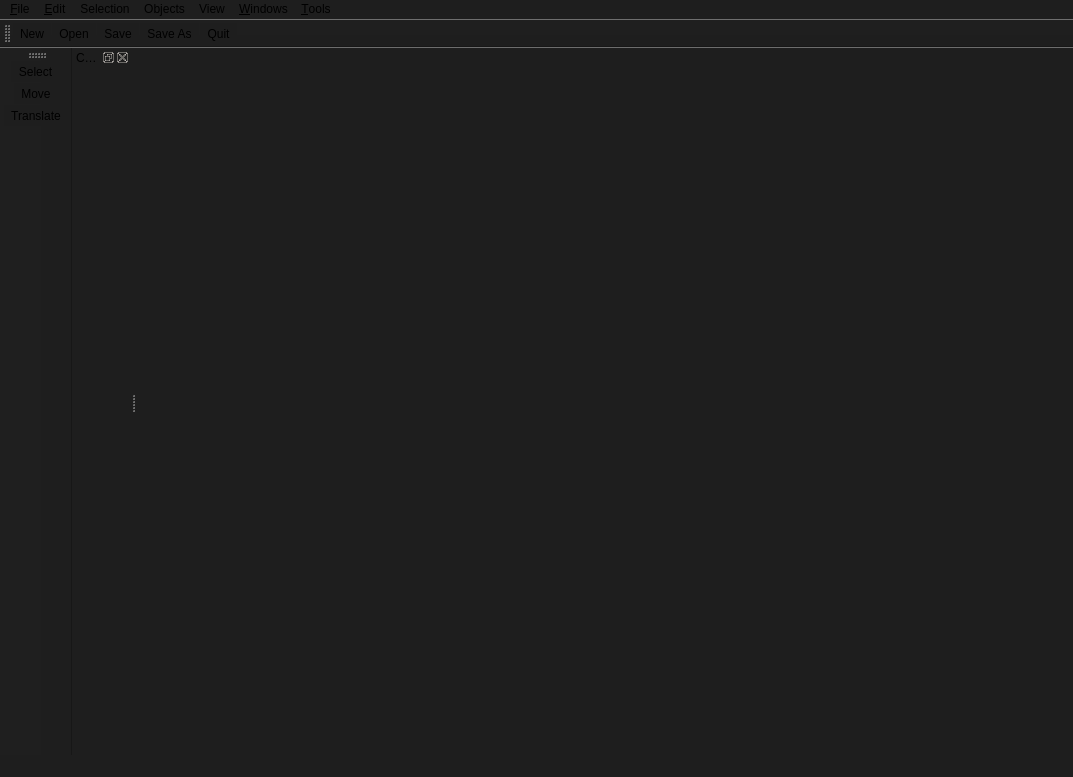
<?xml version="1.0" encoding="UTF-8"?>
<ui version="4.0">
 <class>MainWindow</class>
 <widget class="QMainWindow" name="MainWindow">
  <property name="geometry">
   <rect>
    <x>0</x>
    <y>0</y>
    <width>1073</width>
    <height>777</height>
   </rect>
  </property>
  <property name="minimumSize">
   <size>
    <width>972</width>
    <height>0</height>
   </size>
  </property>
  <property name="windowTitle">
   <string>Morph Editor</string>
  </property>
  <property name="windowIcon">
   <iconset resource="icons.qrc">
    <normaloff>:/toolbar/icons/qtOgitor.svg</normaloff>:/toolbar/icons/qtOgitor.svg</iconset>
  </property>
  <property name="autoFillBackground">
   <bool>false</bool>
  </property>
  <property name="styleSheet">
   <string notr="true">background:rgb(30, 30, 30)</string>
  </property>
  <property name="documentMode">
   <bool>false</bool>
  </property>
  <widget class="QWidget" name="centralWidget"/>
  <widget class="QMenuBar" name="menuBar">
   <property name="geometry">
    <rect>
     <x>0</x>
     <y>0</y>
     <width>1073</width>
     <height>25</height>
    </rect>
   </property>
   <property name="styleSheet">
    <string notr="true"/>
   </property>
   <widget class="QMenu" name="menuFile">
    <property name="title">
     <string>&amp;File</string>
    </property>
    <addaction name="actionNew"/>
    <addaction name="actionOpen"/>
    <addaction name="actionSave"/>
    <addaction name="actionSave_as"/>
    <addaction name="actionQuit"/>
   </widget>
   <widget class="QMenu" name="menuEdit">
    <property name="title">
     <string>&amp;Edit</string>
    </property>
    <addaction name="actionUndo"/>
    <addaction name="actionRedo"/>
    <addaction name="separator"/>
    <addaction name="actionCut"/>
    <addaction name="actionCopy"/>
    <addaction name="actionPaste"/>
    <addaction name="actionDelete"/>
    <addaction name="separator"/>
   </widget>
   <widget class="QMenu" name="menuSelection">
    <property name="title">
     <string>Selection</string>
    </property>
   </widget>
   <widget class="QMenu" name="menuObjects">
    <property name="title">
     <string>Objects</string>
    </property>
   </widget>
   <widget class="QMenu" name="menuView">
    <property name="title">
     <string>View</string>
    </property>
   </widget>
   <widget class="QMenu" name="menuTools">
    <property name="title">
     <string>&amp;Tools</string>
    </property>
    <addaction name="actionSelect"/>
    <addaction name="actionMove"/>
    <addaction name="actionTranslate"/>
   </widget>
   <widget class="QMenu" name="menuWindows">
    <property name="title">
     <string>&amp;Windows</string>
    </property>
    <addaction name="actionFull_Screen"/>
    <addaction name="actionShow_3D_Canvas"/>
   </widget>
   <addaction name="menuFile"/>
   <addaction name="menuEdit"/>
   <addaction name="menuSelection"/>
   <addaction name="menuObjects"/>
   <addaction name="menuView"/>
   <addaction name="menuWindows"/>
   <addaction name="menuTools"/>
  </widget>
  <widget class="QToolBar" name="mainToolBar">
   <property name="styleSheet">
    <string notr="true"/>
   </property>
   <property name="toolButtonStyle">
    <enum>Qt::ToolButtonIconOnly</enum>
   </property>
   <attribute name="toolBarArea">
    <enum>TopToolBarArea</enum>
   </attribute>
   <attribute name="toolBarBreak">
    <bool>false</bool>
   </attribute>
   <addaction name="actionNew"/>
   <addaction name="actionOpen"/>
   <addaction name="actionSave"/>
   <addaction name="actionSave_as"/>
   <addaction name="actionQuit"/>
  </widget>
  <widget class="QStatusBar" name="statusBar"/>
  <widget class="QToolBar" name="toolBar">
   <property name="windowTitle">
    <string>toolBar</string>
   </property>
   <property name="autoFillBackground">
    <bool>false</bool>
   </property>
   <property name="styleSheet">
    <string notr="true"/>
   </property>
   <attribute name="toolBarArea">
    <enum>LeftToolBarArea</enum>
   </attribute>
   <attribute name="toolBarBreak">
    <bool>false</bool>
   </attribute>
   <addaction name="actionSelect"/>
   <addaction name="actionMove"/>
   <addaction name="actionTranslate"/>
  </widget>
  <widget class="QDockWidget" name="dockWidget">
   <property name="windowTitle">
    <string>Canvas</string>
   </property>
   <attribute name="dockWidgetArea">
    <number>1</number>
   </attribute>
   <widget class="QWidget" name="dockWidgetContents">
    <widget class="OgreWidget" name="widget" native="true">
     <property name="geometry">
      <rect>
       <x>10</x>
       <y>140</y>
       <width>561</width>
       <height>271</height>
      </rect>
     </property>
    </widget>
   </widget>
  </widget>
  <action name="actionOpen">
   <property name="icon">
    <iconset resource="icons.qrc">
     <normaloff>:/toolbar/icons/fileopen.svg</normaloff>:/toolbar/icons/fileopen.svg</iconset>
   </property>
   <property name="text">
    <string>&amp;Open</string>
   </property>
   <property name="shortcut">
    <string>Ctrl+O</string>
   </property>
  </action>
  <action name="actionSave">
   <property name="icon">
    <iconset resource="icons.qrc">
     <normaloff>:/toolbar/icons/filesave.svg</normaloff>:/toolbar/icons/filesave.svg</iconset>
   </property>
   <property name="text">
    <string>&amp;Save</string>
   </property>
  </action>
  <action name="actionQuit">
   <property name="text">
    <string>&amp;Quit</string>
   </property>
  </action>
  <action name="actionNew">
   <property name="icon">
    <iconset resource="icons.qrc">
     <normaloff>:/toolbar/icons/ogscene.png</normaloff>:/toolbar/icons/ogscene.png</iconset>
   </property>
   <property name="text">
    <string>&amp;New</string>
   </property>
   <property name="shortcut">
    <string>Ctrl+N</string>
   </property>
  </action>
  <action name="actionSave_as">
   <property name="icon">
    <iconset resource="icons.qrc">
     <normaloff>:/toolbar/icons/filesave.svg</normaloff>:/toolbar/icons/filesave.svg</iconset>
   </property>
   <property name="text">
    <string>Save &amp;As</string>
   </property>
   <property name="shortcut">
    <string>Ctrl+Shift+S</string>
   </property>
  </action>
  <action name="actionSelect">
   <property name="icon">
    <iconset resource="icons.qrc">
     <normaloff>:/toolbar/icons/select.svg</normaloff>:/toolbar/icons/select.svg</iconset>
   </property>
   <property name="text">
    <string>&amp;Select</string>
   </property>
   <property name="toolTip">
    <string>Select Objects</string>
   </property>
  </action>
  <action name="actionMove">
   <property name="icon">
    <iconset resource="icons.qrc">
     <normaloff>:/toolbar/icons/move.svg</normaloff>:/toolbar/icons/move.svg</iconset>
   </property>
   <property name="text">
    <string>&amp;Move</string>
   </property>
   <property name="toolTip">
    <string>Move Objects</string>
   </property>
  </action>
  <action name="actionTranslate">
   <property name="icon">
    <iconset resource="icons.qrc">
     <normaloff>:/toolbar/icons/translate.svg</normaloff>:/toolbar/icons/translate.svg</iconset>
   </property>
   <property name="text">
    <string>&amp;Translate</string>
   </property>
  </action>
  <action name="actionCopy">
   <property name="icon">
    <iconset resource="icons.qrc">
     <normaloff>:/toolbar/icons/copy.svg</normaloff>:/toolbar/icons/copy.svg</iconset>
   </property>
   <property name="text">
    <string>&amp;Copy</string>
   </property>
   <property name="toolTip">
    <string>Copy Selected Item</string>
   </property>
   <property name="shortcut">
    <string>Ctrl+C</string>
   </property>
  </action>
  <action name="actionPaste">
   <property name="icon">
    <iconset resource="icons.qrc">
     <normaloff>:/toolbar/icons/paste.svg</normaloff>:/toolbar/icons/paste.svg</iconset>
   </property>
   <property name="text">
    <string>&amp;Paste</string>
   </property>
   <property name="toolTip">
    <string>Paste Selected Item</string>
   </property>
   <property name="shortcut">
    <string>Ctrl+V</string>
   </property>
  </action>
  <action name="actionCut">
   <property name="icon">
    <iconset resource="icons.qrc">
     <normaloff>:/toolbar/icons/cut.svg</normaloff>:/toolbar/icons/cut.svg</iconset>
   </property>
   <property name="text">
    <string>&amp;Cut</string>
   </property>
   <property name="shortcut">
    <string>Ctrl+X</string>
   </property>
  </action>
  <action name="actionDelete">
   <property name="text">
    <string>&amp;Delete</string>
   </property>
   <property name="shortcut">
    <string>Del</string>
   </property>
  </action>
  <action name="actionUndo">
   <property name="text">
    <string>&amp;Undo</string>
   </property>
   <property name="shortcut">
    <string>Ctrl+Z</string>
   </property>
  </action>
  <action name="actionRedo">
   <property name="text">
    <string>&amp;Redo</string>
   </property>
   <property name="shortcut">
    <string>Ctrl+Y</string>
   </property>
  </action>
  <action name="actionFull_Screen">
   <property name="text">
    <string>&amp;Full Screen</string>
   </property>
  </action>
  <action name="actionShow_3D_Canvas">
   <property name="text">
    <string>&amp;Show 3D Canvas</string>
   </property>
  </action>
 </widget>
 <layoutdefault spacing="6" margin="11"/>
 <customwidgets>
  <customwidget>
   <class>OgreWidget</class>
   <extends>QWidget</extends>
   <header>ogrewidget.h</header>
   <container>1</container>
  </customwidget>
 </customwidgets>
 <resources>
  <include location="icons.qrc"/>
 </resources>
 <connections>
  <connection>
   <sender>actionQuit</sender>
   <signal>activated()</signal>
   <receiver>MainWindow</receiver>
   <slot>close()</slot>
   <hints>
    <hint type="sourcelabel">
     <x>-1</x>
     <y>-1</y>
    </hint>
    <hint type="destinationlabel">
     <x>485</x>
     <y>303</y>
    </hint>
   </hints>
  </connection>
 </connections>
</ui>
